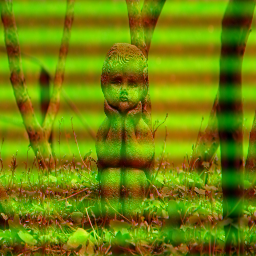
%> input picture 1.5V.png, 256 x 256 px
$ octave periodic_task.m   (GNU Octave 9; MATLAB toolbox functions it lacks are replaced by stand-ins)
%> lines starting %> are read from the running program, lines starting %| are printed output that depends on the picture
%Question 1

im = imread('C:\Users\acer\Pictures\graphics\lab7\1.5V.png');
%> im is the input picture: size 256x256x3 uint8; mean R, G, B 111.1, 128.9, 6.7
redchannel = im(:, :, 1);
greenchannel = im(:, :, 2);
bluechannel = im(:, :, 3);
[height,width] = size(im);
%> height = 256; width = 768
newH = height/2;
%> newH = 128
newW = width/2;
%> newW = 384
figure, imshow(redchannel);
figure, imshow(greenchannel);
figure, imshow(bluechannel);
rgbImage = cat(3, redchannel, greenchannel, bluechannel);
figure, imshow(rgbImage);


F=fft2(redchannel);
Mag=abs(F).^2;
Mag=mat2gray(log(Mag+1));
F=fftshift(Mag);
F1 = fftshift(fft2(redchannel));
SZ = size(F);
%> SZ = [256 256]
X=SZ(1)/2;
%> X = 128
Y=SZ(2)/2;
%> Y = 128
  for i = X-5 : X+5
     for j = Y-5 : Y+5
        F(i,j)=0;
    end
  end
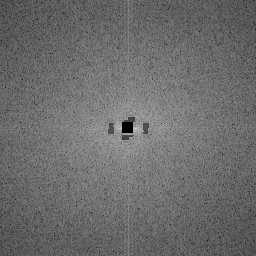
%> F: size 256x256 double; min 0, max 0.767, mean 0.425
figure, imshow(F,[]);
maxValue =max( max(F(:)));
%> maxValue = 0.767
% Find max locations where it exists.
[rowsOfMaxes colsOfMaxes] = find(F == maxValue)
%> rowsOfMaxes = 129; colsOfMaxes = 135
ss=size(rowsOfMaxes);
%> ss = [1 1]
for i=1:ss
    if F(rowsOfMaxes(i),colsOfMaxes(i))==0
        continue;
    end
    F1(rowsOfMaxes(i),colsOfMaxes(i))=0;
end
%> this loop made 1 pass
S = log(1 + abs(F1));
figure, imshow(S,[]);
red = real(ifft2(fftshift(F1)));
figure, imshow(red,[]);

F=fft2(greenchannel);
Mag=abs(F).^2;
Mag=mat2gray(log(Mag+1));
F=fftshift(Mag);
F1 = fftshift(fft2(greenchannel));
SZ = size(F);
X=SZ(1)/2;
Y=SZ(2)/2;
  for i = X-5 : X+5
     for j = Y-5 : Y+5
        F(i,j)=0;
    end
  end
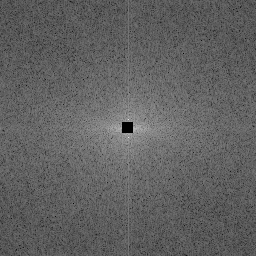
%> F: size 256x256 double; min 0, max 0.895, mean 0.382
figure, imshow(F,[]);
maxValue =max( max(F(:)));
%> maxValue = 0.895
% Find all locations where it exists.
[rowsOfMaxes colsOfMaxes] = find(F == maxValue)
%> rowsOfMaxes = [120; 138]; colsOfMaxes = [129; 129]
ss=size(rowsOfMaxes);
%> ss = [2 1]
for i=1:ss
     if F(rowsOfMaxes(i),colsOfMaxes(i))==0
        continue;
    end
     F1(rowsOfMaxes(i),colsOfMaxes(i))=0;
end
%> this loop made 2 passes
S = log(1 + abs(F1));
figure, imshow(S,[]);
green = real(ifft2(fftshift(F1)));
figure, imshow(green,[]);

F=fft2(bluechannel);
Mag=abs(F).^2;
Mag=mat2gray(log(Mag+1));
F=fftshift(Mag);
F1 = fftshift(fft2(bluechannel));
SZ = size(F);
X=SZ(1)/2;
Y=SZ(2)/2;
  for i = X-5 : X+5
     for j = Y-5 : Y+5
        F(i,j)=0;
    end
  end
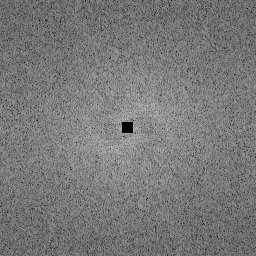
%> F: size 256x256 double; min 0, max 0.743, mean 0.475
figure, imshow(F,[]);
maxValue =max( max(F(:)));
%> maxValue = 0.743
% Find all locations where it exists.
[rowsOfMaxes colsOfMaxes] = find(F == maxValue)
%> rowsOfMaxes = [148; 110]; colsOfMaxes = [112; 146]
ss=size(rowsOfMaxes);
for i=1:ss
     if F(rowsOfMaxes(i),colsOfMaxes(i))==0
        continue;
    end
    F1(rowsOfMaxes(i),colsOfMaxes(i))=0;
end
S = log(1 + abs(F1));
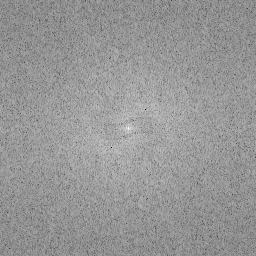
%> S: size 256x256 double; min 0, max 13, mean 7.69; drawn with min black and max white
figure, imshow(S,[]);
blue = real(ifft2(fftshift(F1)));
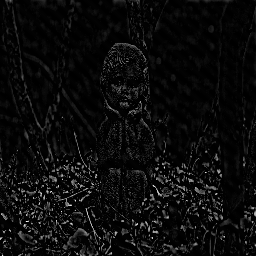
%> blue: size 256x256 double; min -0.997, max 163.1, mean 6.7; drawn with min black and max white
figure, imshow(blue,[]);

rgbImage = cat(3, red, green, blue);
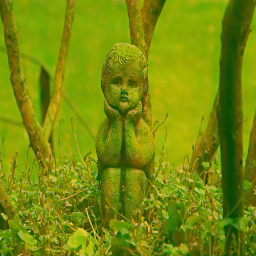
%> rgbImage: size 256x256x3 double; mean R, G, B 111.1, 128.9, 6.7; mean of the top-left, top-right, bottom-left and bottom-right quarters 86.3, 84.4, 82.8, 75.5; drawn with min black and max white
figure, imshow(rgbImage);
%> after `imshow(rgbImage)`:
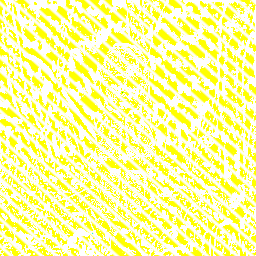
%> displayed picture: size 256x256x3, on the screen's scale of 0 to 255; mean R, G, B 255, 255, 156.7
